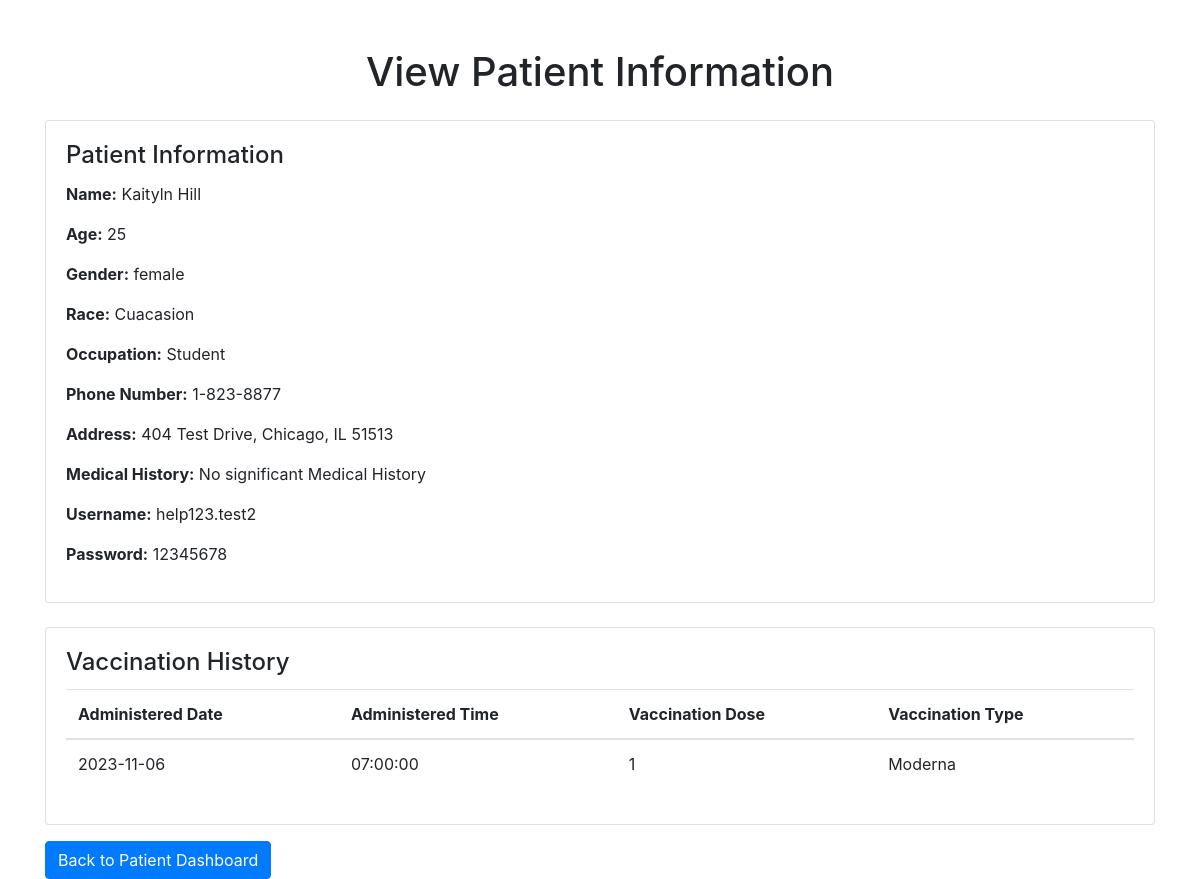
The page /Patient/viewPatientInfo.php (signed in) on the database its author committed.
### tables this page shows
CREATE TABLE `patient` (
  `SSN` varchar(11) NOT NULL,
  `FName` varchar(50) DEFAULT NULL,
  `MI` varchar(50) DEFAULT NULL,
  `LName` varchar(50) DEFAULT NULL,
  `Age` int(3) DEFAULT NULL,
  `Gender` varchar(50) DEFAULT NULL,
  `Race` varchar(50) DEFAULT NULL,
  `Occupation` varchar(50) DEFAULT NULL,
  `PhoneNumber` varchar(50) DEFAULT NULL,
  `Address` varchar(100) DEFAULT NULL,
  `MedicalHistory` varchar(300) DEFAULT NULL,
  `Username` varchar(40) NOT NULL,
  `Password` varchar(30) DEFAULT NULL
);

CREATE TABLE `vaccinationrecord` (
  `AdministeredDate` date NOT NULL,
  `AdministeredTime` time DEFAULT NULL,
  `VaccDose` int(11) DEFAULT NULL,
  `VaccType` varchar(50) DEFAULT NULL,
  `NurseID` varchar(50) DEFAULT NULL,
  `PatientSSN` varchar(15) DEFAULT NULL,
  `VaccinationID` varchar(50) DEFAULT NULL
);

### Patient/viewPatientInfo.php (the view, shortened to what this page needs)
<!DOCTYPE html>
<html lang="en">
<head>
    <link rel="stylesheet" href="https://stackpath.bootstrapcdn.com/bootstrap/4.3.1/css/bootstrap.min.css">
</head>
<body>
    <div class="container mt-5">
        <h1 class="mb-4 text-center">View Patient Information</h1>
        <?php
        $conn = new mysqli("localhost", "root", "", "uihdatabase") or die("Unable to connect");
        if (isset($_SESSION['username'])) {
            $loggedInSSN = $_SESSION['ssn'];
            $patientQuery = "SELECT * FROM patient WHERE SSN = ?";
            $stmtPatient = $conn->prepare($patientQuery);
            $stmtPatient->bind_param("s", $loggedInSSN);
            $stmtPatient->execute();
            $resultPatient = $stmtPatient->get_result();
            $vaccinationQuery = "SELECT * FROM vaccinationrecord WHERE PatientSSN = ?";
            $stmtVaccination = $conn->prepare($vaccinationQuery);
            $stmtVaccination->bind_param("s", $loggedInSSN);
            $stmtVaccination->execute();
            $resultVaccination = $stmtVaccination->get_result();
            if ($resultPatient->num_rows > 0) {
                $patientData = $resultPatient->fetch_assoc();
                echo "<div class='card'>";
                echo "<div class='card-body'>";
                echo "<h4 class='card-title'>Patient Information</h4>";
                echo "<p><strong>Name:</strong> {$patientData['FName']} {$patientData['MI']} {$patientData['LName']}</p>";
                echo "<p><strong>Age:</strong> {$patientData['Age']}</p>";
                echo "<p><strong>Gender:</strong> {$patientData['Gender']}</p>";
                echo "<p><strong>Race:</strong> {$patientData['Race']}</p>";
                echo "<p><strong>Occupation:</strong> {$patientData['Occupation']}</p>";
                echo "<p><strong>Phone Number:</strong> {$patientData['PhoneNumber']}</p>";
                echo "<p><strong>Address:</strong> {$patientData['Address']}</p>";
                echo "<p><strong>Medical History:</strong> {$patientData['MedicalHistory']}</p>";
                echo "<p><strong>Username:</strong> {$patientData['Username']}</p>";
                echo "<p><strong>Password:</strong> {$patientData['Password']}</p>";
                echo "</div>";
                echo "</div>";
                if ($resultVaccination->num_rows > 0) {
                    echo "<div class='card mt-4'>";
                    echo "<div class='card-body'>";
                    echo "<h4 class='card-title'>Vaccination History</h4>";
                    echo "<table class='table'>";
                    echo "<thead>";
                    echo "<tr>";
                    echo "<th>Administered Date</th>";
                    echo "<th>Administered Time</th>";
                    echo "<th>Vaccination Dose</th>";
                    echo "<th>Vaccination Type</th>";
                    echo "</tr>";
                    echo "</thead>";
                    echo "<tbody>";
                    while ($row = $resultVaccination->fetch_assoc()) {
                        echo "<tr>";
                        echo "<td>{$row['AdministeredDate']}</td>";
                        echo "<td>{$row['AdministeredTime']}</td>";
                        echo "<td>{$row['VaccDose']}</td>";
                        echo "<td>{$row['VaccType']}</td>";
                        echo "</tr>";
                    }
                    echo "</tbody>";
                    echo "</table>";
                    echo "</div>";
                    echo "</div>";
                } else {
                    echo "<p>No vaccination history found.</p>";
                }
                echo "<a href='patientDashboard.php' class='btn btn-primary mt-3'>Back to Patient Dashboard</a>";
            } else {
                echo "<p>No patient information found.</p>";
            }
        } else {
            echo "<p>Please log in to view patient information.</p>";
        }
        ?>
    </div>
</body>
</html>

### rows shown on the page
patient: FName "Kaityln", LName "Hill", Age "25", Gender "female", Race "Cuacasion", Occupation "Student", PhoneNumber "1-823-8877", Address "404 Test Drive, Chicago, IL 51513", MedicalHistory "No significant Medical History", Username "help123.test2", Password "12345678"
vaccinationrecord: AdministeredDate "2023-11-06", AdministeredTime "07:00:00", VaccDose "1", VaccType "Moderna"
